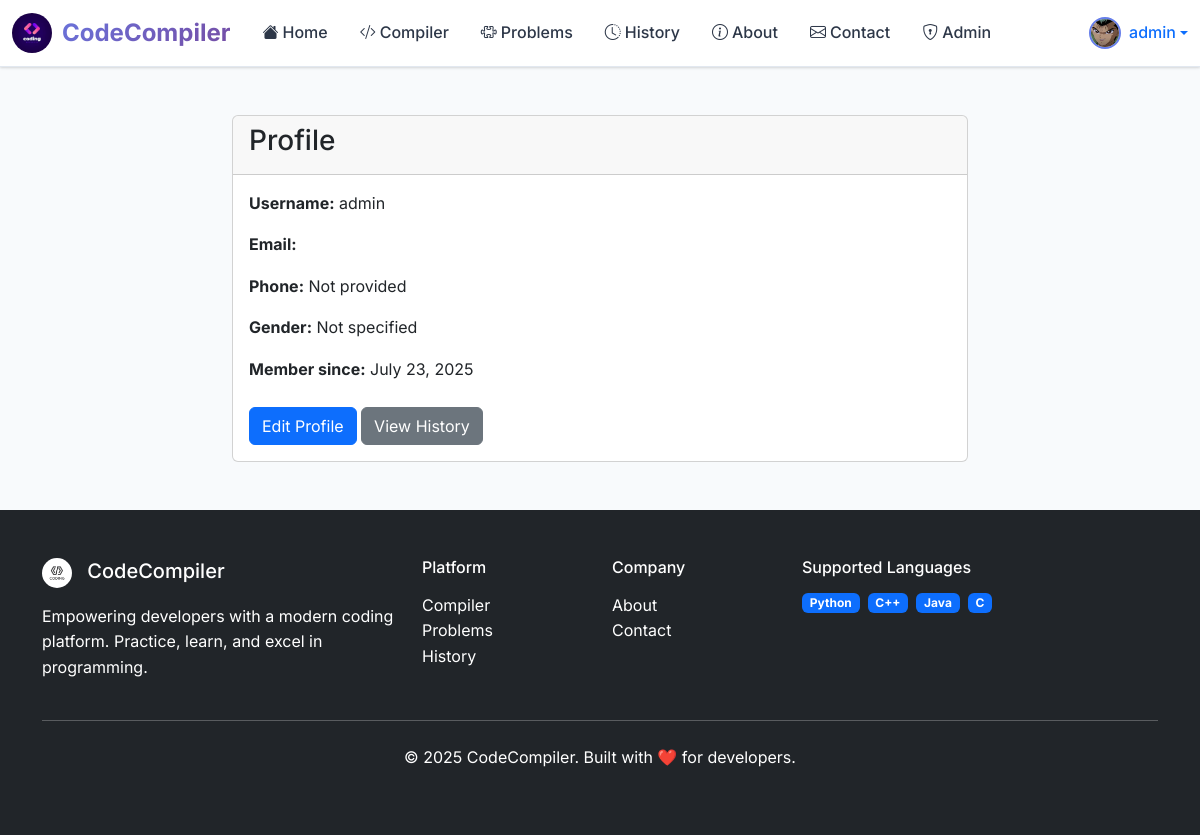
Screenshot of /profile/ (signed in) with the database file from the repository.
### App/models.py (models this page shows, shortened)
class AppUser(AbstractUser):
    phone = models.CharField(max_length=15, unique=True)
    gender = models.CharField(max_length=20, blank=True)
    profile_pic = CloudinaryField(
        "image",
        null=True,
        blank=True,
        folder="profile_pics",
        transformation={
            "width": 400,
            "height": 400,
            "crop": "fill",
            "gravity": "face",
            "quality": "auto",
            "format": "auto",
        },
        help_text="Upload a profile picture (max 5MB, formats: JPG, PNG, GIF, WEBP)",
    )
    dob = models.DateField(null=True, blank=True)
    created_at = models.DateTimeField(auto_now_add=True)

### App/views/profile_views.py (the view)
# urls.py: path("profile/", views.profile_view, name="profile-page"),
@login_required(login_url="auth-page")
def profile_view(request):
    user = request.user
    return render(request, "profile/simple.html", {"user": user})

### templates/profile/simple.html
{% extends "base.html" %}
{% block body %}
<div class="container mt-5">
  <div class="row justify-content-center">
    <div class="col-md-8">
      <div class="card">
        <div class="card-header">
          <h3>Profile</h3>
        </div>
        <div class="card-body">
          <p><strong>Username:</strong> {{ user.username }}</p>
          <p><strong>Email:</strong> {{ user.email }}</p>
          <p><strong>Phone:</strong> {{ user.phone|default:"Not provided" }}</p>
          <p><strong>Gender:</strong> {{ user.gender|default:"Not specified" }}</p>
          <p><strong>Member since:</strong> {{ user.date_joined|date:"F d, Y" }}</p>
          <div class="mt-4">
            <a href="{% url 'update-profile' %}" class="btn btn-primary">Edit Profile</a>
            <a href="{% url 'history' %}" class="btn btn-secondary">View History</a>
          </div>
        </div>
      </div>
    </div>
  </div>
</div>
{% endblock %}

### templates/base.html (shortened to what this page needs)
<!DOCTYPE html>
<html lang="en">
  <head>
    <link href="https://cdn.jsdelivr.net/npm/bootstrap@5.3.3/dist/css/bootstrap.min.css" rel="stylesheet" />
    <link rel="stylesheet" href="https://cdn.jsdelivr.net/npm/bootstrap-icons@1.11.0/font/bootstrap-icons.css">
    {% load static %}
    <link rel="stylesheet" href="{% static 'css/modern-style.css' %}">
  </head>
  <body>
    {% load static %}
    <nav class="navbar navbar-expand-lg modern-navbar">
      <div class="container-fluid">
        <a class="navbar-brand d-flex align-items-center" href="/">
          <img
            src="{% static 'images/logo.jpeg' %}"
            alt="CodeCompiler"
            style="width: 40px; height: 40px; border-radius: 50%; margin-right: 10px"
          />
          <span>CodeCompiler</span>
        </a>
        <div class="collapse navbar-collapse" id="navbarSupportedContent">
          <ul class="navbar-nav me-auto mb-2 mb-lg-0">
            <li class="nav-item">
              <a class="nav-link" href="/">
                <i class="bi bi-house-fill me-1"></i>Home
              </a>
            </li>
            <li class="nav-item">
              <a class="nav-link" href="{% url 'compile' %}">
                <i class="bi bi-code-slash me-1"></i>Compiler
              </a>
            </li>
            <li class="nav-item">
              <a class="nav-link" href="{% url 'problems' %}">
                <i class="bi bi-puzzle me-1"></i>Problems
              </a>
            </li>
            <li class="nav-item">
              <a class="nav-link" href="{% url 'history' %}">
                <i class="bi bi-clock-history me-1"></i>History
              </a>
            </li>
            <li class="nav-item">
              <a class="nav-link" href="{% url 'about' %}">
                <i class="bi bi-info-circle me-1"></i>About
              </a>
            </li>
            <li class="nav-item">
              <a class="nav-link" href="{% url 'contact' %}">
                <i class="bi bi-envelope me-1"></i>Contact
              </a>
            </li>
            <li class="nav-item">
              <a class="nav-link text-warning" href="{% url 'admin-problem-insert' %}">
                <i class="bi bi-shield-lock me-1"></i>Admin
              </a>
            </li>
          </ul>
          <div class="d-flex align-items-center gap-3">
            {% if user.is_authenticated %}
            <div class="dropdown">
              <a href="#" class="d-flex align-items-center text-decoration-none dropdown-toggle" id="profileDropdown" data-bs-toggle="dropdown">
                {% if user.profile_pic %}
                <img
                  src="{{ user.profile_pic.url }}"
                  alt="Profile"
                  class="navbar-profile-avatar me-2"
                />
                {% else %}
                <img
                  src="{% static 'images/default-avatar.png' %}"
                  alt="Default Profile"
                  class="navbar-profile-avatar me-2"
                />
                {% endif %}
                <span class="fw-medium">{{ user.username }}</span>
              </a>
            </div>
            {% else %}
            <a href="{% url 'auth-page' %}" class="btn btn-outline-modern">
              <i class="bi bi-person-plus me-1"></i>Get Started
            </a>
            {% endif %}
          </div>
        </div>
      </div>
    </nav>
    <main>
      {% block body %}{% endblock body %}
    </main>
    <footer class="bg-dark text-light py-5 mt-5">
      <div class="container">
        <div class="row">
          <div class="col-md-4">
            <h5 class="mb-3">
              <img src="{% static 'images/logo2.png' %}" alt="Logo" style="width: 30px; height: 30px; border-radius: 50%; margin-right: 10px;">
              CodeCompiler
            </h5>
            <p class="text-muted">Empowering developers with a modern coding platform. Practice, learn, and excel in programming.</p>
          </div>
          <div class="col-md-2">
            <h6 class="mb-3">Platform</h6>
            <ul class="list-unstyled">
              <li><a href="{% url 'compile' %}" class="text-muted text-decoration-none">Compiler</a></li>
              <li><a href="{% url 'problems' %}" class="text-muted text-decoration-none">Problems</a></li>
              <li><a href="{% url 'history' %}" class="text-muted text-decoration-none">History</a></li>
            </ul>
          </div>
          <div class="col-md-2">
            <h6 class="mb-3">Company</h6>
            <ul class="list-unstyled">
              <li><a href="{% url 'about' %}" class="text-muted text-decoration-none">About</a></li>
              <li><a href="{% url 'contact' %}" class="text-muted text-decoration-none">Contact</a></li>
            </ul>
          </div>
          <div class="col-md-4">
            <h6 class="mb-3">Supported Languages</h6>
            <div class="d-flex flex-wrap gap-2">
              <span class="badge bg-primary">Python</span>
              <span class="badge bg-primary">C++</span>
              <span class="badge bg-primary">Java</span>
              <span class="badge bg-primary">C</span>
            </div>
          </div>
        </div>
        <hr class="my-4">
        <div class="text-center text-muted">
          <p>&copy; 2025 CodeCompiler. Built with ❤️ for developers.</p>
        </div>
      </div>
    </footer>
  </body>
</html>

### static/css/modern-style.css (style rules this page uses)
:root { --primary-color: #667eea; --primary-gradient: linear-gradient(135deg, #667eea 0%, #764ba2 100%); --secondary-color: #f093fb; --accent-color: #4facfe; --success-color: #00b09b; --warning-color: #ffa726; --danger-color: #ff5722; --dark-bg: #1e1e2e; --light-bg: #f8fafc; --card-bg: #ffffff; --text-primary: #2d3748; --text-secondary: #718096; --border-color: #e2e8f0; --shadow-sm: 0 1px 3px 0 rgba(0, 0, 0, 0.1), 0 1px 2px 0 rgba(0, 0, 0, 0.06); --shadow-md: 0 4px 6px -1px rgba(0, 0, 0, 0.1), 0 2px 4px -1px rgba(0, 0, 0, 0.06); --shadow-lg: 0 10px 15px -3px rgba(0, 0, 0, 0.1), 0 4px 6px -2px rgba(0, 0, 0, 0.05); --shadow-xl: 0 20px 25px -5px rgba(0, 0, 0, 0.1), 0 10px 10px -5px rgba(0, 0, 0, 0.04); }
* { margin: 0; padding: 0; box-sizing: border-box; }
body { font-family: 'Inter', 'Segoe UI', Tahoma, Geneva, Verdana, sans-serif; background: var(--light-bg); color: var(--text-primary); line-height: 1.6; }
.modern-navbar { background: rgba(255, 255, 255, 0.95); backdrop-filter: blur(10px); border-bottom: 1px solid var(--border-color); box-shadow: var(--shadow-sm); position: sticky; top: 0; z-index: 1000; }
.modern-navbar .navbar-brand { font-weight: 700; font-size: 1.5rem; background: var(--primary-gradient); -webkit-background-clip: text; -webkit-text-fill-color: transparent; background-clip: text; }
.modern-navbar .nav-link { font-weight: 500; color: var(--text-primary) !important; transition: all 0.3s ease; position: relative; margin: 0 0.5rem; }
.modern-navbar .nav-link::after { content: ''; position: absolute; width: 0; height: 2px; bottom: -5px; left: 50%; background: var(--primary-gradient); transition: all 0.3s ease; transform: translateX(-50%); }
.navbar-profile-avatar { width: 32px; height: 32px; border-radius: 50%; border: 2px solid var(--primary-color); object-fit: cover; transition: all 0.3s ease; }

### templates/base.html (style rules this page uses)
footer.bg-dark, footer.bg-dark * { color: #fff !important; }

### rows the page displays
AppUser: username "admin", phone "Not provided", gender "Not specified", date_joined "July 23, 2025"
